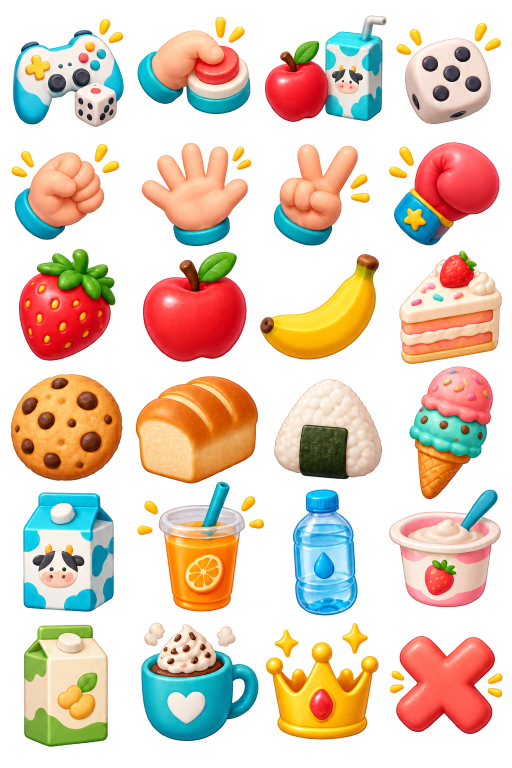
#> input picture android/design-assets/interaction_atlas_v1.png, 1024 x 1536 px (shown at 1/2 size)
$ python extract-interaction-assets.py
#> lines starting #> are read from the running program, lines starting #| are printed output that depends on the picture; after the words box and inside, x2 and y2 are one past the last pixel; in counts of white or black regions, pixels touching at a corner belong together
#!/usr/bin/env python3
"""Extract complete food and drink illustrations from the interaction atlas.

The generated atlas deliberately lets illustrations cross its 256 px guide cells.
Cropping those cells directly clips the next row and leaks it into the previous
row.  This script follows each illustration's transparent connected component
instead, then places the complete result on a fresh 256 px transparent canvas.
"""

from __future__ import annotations

from collections import deque
from dataclasses import dataclass
from pathlib import Path

from PIL import Image, ImageFilter


ROOT = Path(__file__).resolve().parents[1]
ATLAS = ROOT / "android/design-assets/interaction_atlas_v1.png"
ALPHA = ROOT / "android/design-assets/interaction_atlas_alpha.png"
OUTPUT = ROOT / "android/app/src/main/res/drawable-nodpi"
CANVAS_SIZE = 256
CONTENT_SIZE = 226
ALPHA_THRESHOLD = 12


@dataclass(frozen=True)
class Asset:
    filename: str
    seeds: tuple[tuple[int, int], ...]


# The first seed selects the main illustration. Additional seeds retain detached
# comic accents that belong to the same illustration, such as juice splashes and
# hot-cocoa steam.
ASSETS = (
    Asset("food_strawberry.png", ((130, 620),)),
    Asset("food_apple.png", ((390, 620),)),
    Asset("food_banana.png", ((690, 620),)),
    Asset("food_cake.png", ((900, 630),)),
    Asset("food_cookie.png", ((130, 850),)),
    Asset("food_bread.png", ((400, 850),)),
    Asset("food_rice_ball.png", ((650, 830),)),
    Asset("food_ice_cream.png", ((900, 850),)),
    Asset("drink_milk.png", ((130, 1100),)),
    Asset(
        "drink_juice.png",
        ((400, 1120), (302, 1014), (289, 1060), (496, 1007), (514, 1048)),
    ),
    Asset("drink_water.png", ((650, 1100),)),
    Asset("drink_yogurt.png", ((900, 1120),)),
    Asset("drink_soy_milk.png", ((130, 1370),)),
    Asset("drink_cocoa.png", ((390, 1400), (309, 1268), (451, 1273))),
)


def nearest_opaque(alpha: Image.Image, seed: tuple[int, int]) -> tuple[int, int]:
    """Return the closest opaque pixel when a visual seed lands in a hollow."""

    pixels = alpha.load()
    width, height = alpha.size
    seed_x, seed_y = seed
    for radius in range(0, 81):
        left = max(0, seed_x - radius)
        right = min(width - 1, seed_x + radius)
        top = max(0, seed_y - radius)
        bottom = min(height - 1, seed_y + radius)
        for x in range(left, right + 1):
            for y in (top, bottom):
                if pixels[x, y] >= ALPHA_THRESHOLD:
                    return x, y
        for y in range(top + 1, bottom):
            for x in (left, right):
                if pixels[x, y] >= ALPHA_THRESHOLD:
                    return x, y
    raise RuntimeError(f"No opaque pixels found near atlas seed {seed}")


def component_mask(alpha: Image.Image, seeds: tuple[tuple[int, int], ...]) -> Image.Image:
    width, height = alpha.size
    source = alpha.load()
    selected = Image.new("L", alpha.size, 0)
    target = selected.load()

    for requested_seed in seeds:
        seed = nearest_opaque(alpha, requested_seed)
        if target[seed] == 255:
            continue
        queue: deque[tuple[int, int]] = deque((seed,))
        target[seed] = 255
        while queue:
            x, y = queue.popleft()
            for next_x, next_y in ((x - 1, y), (x + 1, y), (x, y - 1), (x, y + 1)):
                if not (0 <= next_x < width and 0 <= next_y < height):
                    continue
                if target[next_x, next_y] or source[next_x, next_y] < ALPHA_THRESHOLD:
                    continue
                target[next_x, next_y] = 255
                queue.append((next_x, next_y))

    # Recover the original antialiased fringe around the selected binary region.
    fringe = selected.filter(ImageFilter.MaxFilter(5))
    return Image.composite(alpha, Image.new("L", alpha.size, 0), fringe)


def extract(atlas: Image.Image, alpha: Image.Image, asset: Asset) -> tuple[int, int]:
    mask = component_mask(alpha, asset.seeds)
    bounds = mask.getbbox()
    if bounds is None:
        raise RuntimeError(f"No illustration selected for {asset.filename}")

    illustration = atlas.copy()
    illustration.putalpha(mask)
    illustration = illustration.crop(bounds)
    scale = min(CONTENT_SIZE / illustration.width, CONTENT_SIZE / illustration.height)
    size = (
        max(1, round(illustration.width * scale)),
        max(1, round(illustration.height * scale)),
    )
    illustration = illustration.resize(size, Image.Resampling.LANCZOS)
    canvas = Image.new("RGBA", (CANVAS_SIZE, CANVAS_SIZE), (0, 0, 0, 0))
    position = ((CANVAS_SIZE - size[0]) // 2, (CANVAS_SIZE - size[1]) // 2)
    canvas.alpha_composite(illustration, position)
    canvas.save(OUTPUT / asset.filename, optimize=True)
    return size


def main() -> None:
    atlas = Image.open(ATLAS).convert("RGBA")
#> atlas is the input picture: PIL image 1024x1536 RGBA; mean R, G, B, A 177.1, 143.1, 104.5, 118.8
    alpha = Image.open(ALPHA).convert("L")
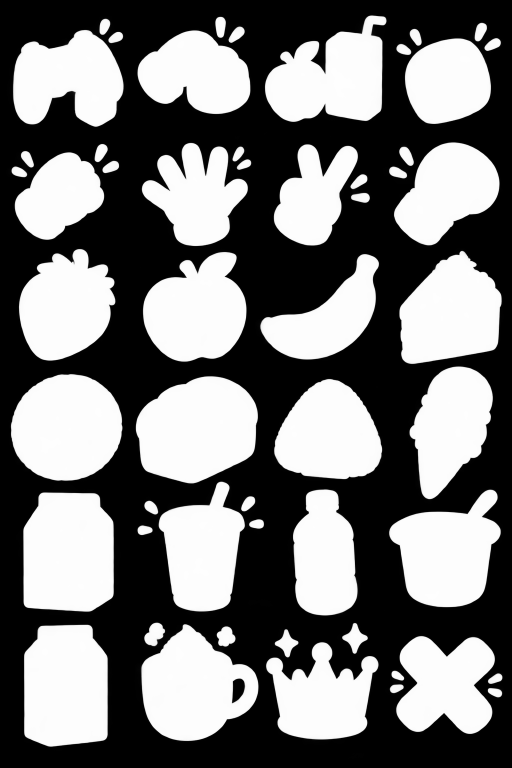
#> input picture android/design-assets/interaction_atlas_alpha.png, 1024 x 1536 px (shown at 1/2 size)
#> alpha is the input picture: PIL image 1024x1536 L; min 0, max 254, mean 118.8
    if atlas.size != alpha.size:
        raise RuntimeError(f"Atlas {atlas.size} and alpha mask {alpha.size} differ")
    for asset in ASSETS:
        size = extract(atlas, alpha, asset)
        print(f"{asset.filename}: content={size[0]}x{size[1]}")
#> this loop made 14 passes
#> (bounds in extract, size) on passes 1 to 12: ((35, 496, 233, 724), (196, 226)), ((283, 501, 495, 726), (213, 226)), ((518, 506, 761, 722), (226, 201)), ((796, 499, 1006, 731), (205, 226)), ((19, 746, 247, 964), (226, 216)), ((269, 750, 518, 970), (226, 200)), ((546, 755, 767, 961), (226, 211)), ((816, 730, 988, 1001), (143, 226)), ((44, 982, 231, 1226), (173, 226)), ((272, 961, 531, 1226), (221, 226)), ((583, 976, 718, 1234), (118, 226)), ((776, 977, 1004, 1217), (215, 226))
#| food_strawberry.png: content=196x226
#| food_apple.png: content=213x226
#| food_banana.png: content=226x201
#| food_cake.png: content=205x226
#| food_cookie.png: content=226x216
#| food_bread.png: content=226x200
#| food_rice_ball.png: content=226x211
#| food_ice_cream.png: content=143x226
#> (further printed lines are left out)
#> pass 1, in component_mask, `fringe = selected.filter(ImageFilter.MaxFilter(5))`:
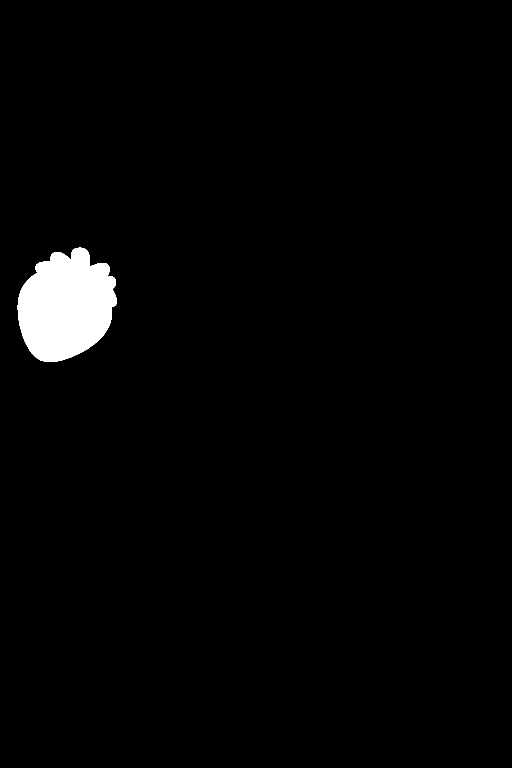
#> fringe: PIL image 1024x1536 L (shown at 1/2 size); 2.1% white; 1 white region, box (x1, y1, x2, y2) and area: (35, 495, 233, 724) 33319
#> pass 1, in extract, `illustration = illustration.crop(bounds)`:
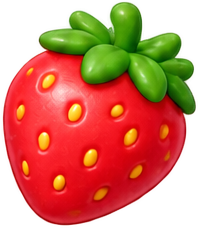
#> illustration: PIL image 198x228 RGBA; mean R, G, B, A 176.4, 75.9, 39.9, 173; transparent parts drawn white


if __name__ == "__main__":
    main()
